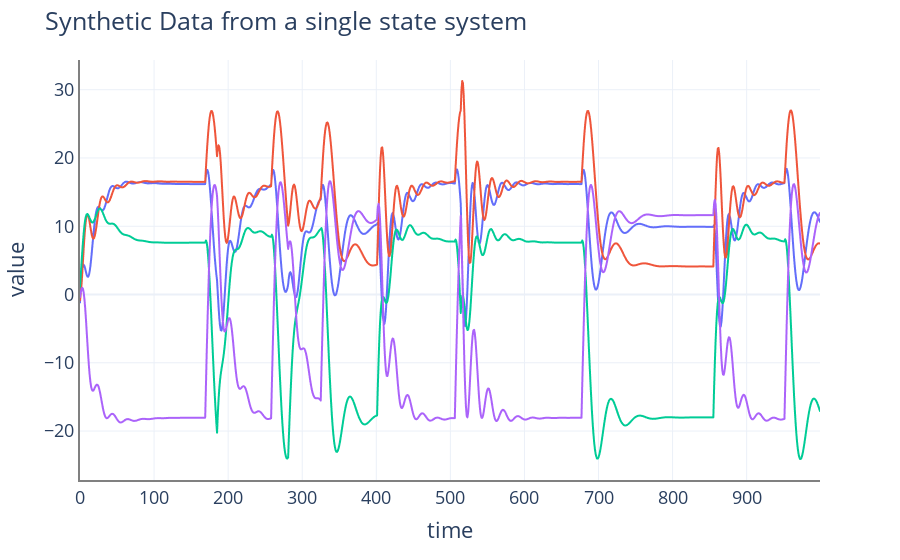

Here is the notebook cell this chart was saved with:
### Code cell
config = {
  'toImageButtonOptions': {
    'format': 'png', # one of png, svg, jpeg, webp
    'filename': 'custom_image',
    'height': 400,
    'width': 1200,
    'scale':6 # Multiply title/legend/axis/canvas sizes by this factor
  }
}

# set theme of plotly
plotly_template = 'plotly_white'
px.defaults.template = plotly_template

fig3 = px.line(X.T,labels={'index':'time'}).update_layout(title='Synthetic Data from a single state system') #20210414_w7
fig3.update_xaxes(showline=True, linewidth=2, linecolor='grey')
fig3.update_yaxes(showline=True, linewidth=2, linecolor='grey')
fig3.update_layout(
    font=dict(
        size=18
    ), showlegend=False)

fig3.show(config=config)

### Figure 1 — Plotly figure (JSON) as saved in the notebook; plotly's stock layout.template omitted (floating-point values rounded to 4 significant figures; data arrays with more than 128 entries replaced by an {"elided": "..."} marker saying what was removed)
{"data": [{"hovertemplate": "variable=0<br>time=%{x}<br>value=%{y}<extra></extra>", "legendgroup": "0", "line": {"color": "#636efa", "dash": "solid"}, "marker": {"symbol": "circle"}, "mode": "lines", "name": "0", "showlegend": true, "type": "scattergl", "x": {"elided": "1000 int values"}, "xaxis": "x", "y": {"elided": "1000 float values"}, "yaxis": "y"}, {"hovertemplate": "variable=1<br>time=%{x}<br>value=%{y}<extra></extra>", "legendgroup": "1", "line": {"color": "#EF553B", "dash": "solid"}, "marker": {"symbol": "circle"}, "mode": "lines", "name": "1", "showlegend": true, "type": "scattergl", "x": {"elided": "1000 int values"}, "xaxis": "x", "y": {"elided": "1000 float values"}, "yaxis": "y"}, {"hovertemplate": "variable=2<br>time=%{x}<br>value=%{y}<extra></extra>", "legendgroup": "2", "line": {"color": "#00cc96", "dash": "solid"}, "marker": {"symbol": "circle"}, "mode": "lines", "name": "2", "showlegend": true, "type": "scattergl", "x": {"elided": "1000 int values"}, "xaxis": "x", "y": {"elided": "1000 float values"}, "yaxis": "y"}, {"hovertemplate": "variable=3<br>time=%{x}<br>value=%{y}<extra></extra>", "legendgroup": "3", "line": {"color": "#ab63fa", "dash": "solid"}, "marker": {"symbol": "circle"}, "mode": "lines", "name": "3", "showlegend": true, "type": "scattergl", "x": {"elided": "1000 int values"}, "xaxis": "x", "y": {"elided": "1000 float values"}, "yaxis": "y"}], "layout": {"font": {"size": 18}, "legend": {"title": {"text": "variable"}, "tracegroupgap": 0}, "margin": {"t": 60}, "showlegend": false, "title": {"text": "Synthetic Data from a single state system"}, "xaxis": {"anchor": "y", "domain": [0, 1], "linecolor": "grey", "linewidth": 2, "showline": true, "title": {"text": "time"}}, "yaxis": {"anchor": "x", "domain": [0, 1], "linecolor": "grey", "linewidth": 2, "showline": true, "title": {"text": "value"}}}}
